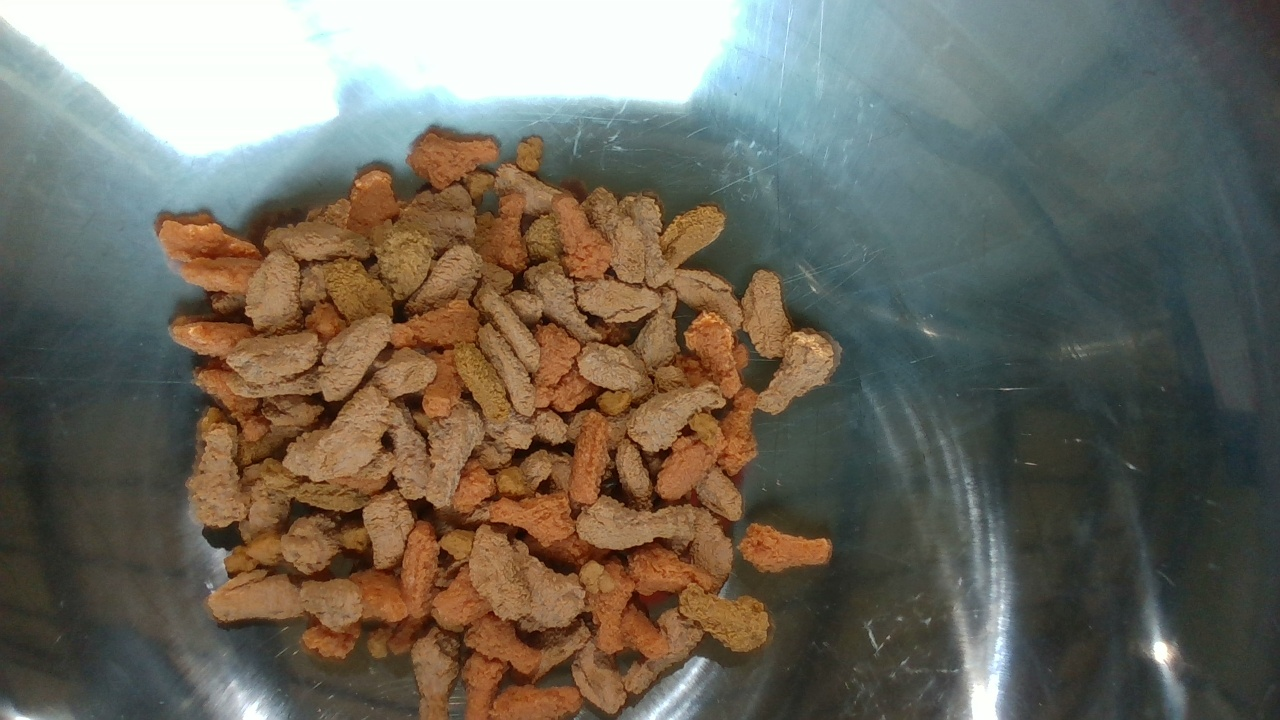
#> input picture 260204-realchicken_data/drumstick_0.jpg, 1280 x 720 px, given in place of the camera
$ python 260212_3_contourtest.py
#> lines starting #> are read from the running program, lines starting #| are printed output that depends on the picture; after the words box and inside, x2 and y2 are one past the last pixel; in counts of white or black regions, pixels touching at a corner belong together
import cv2
import numpy as np

def nothing(x):
    pass

# 제어창 생성 (감도 조절용)
cv2.namedWindow("Settings")
cv2.createTrackbar("Threshold1", "Settings", 50, 255, nothing)
cv2.createTrackbar("Threshold2", "Settings", 150, 255, nothing)

cap = cv2.VideoCapture(0)

while True:
    ret, frame = cap.read()
#> frame is the input picture: shape (720, 1280, 3); mean B, G, R 93.4, 105.2, 110
    if not ret: break

    frame = cv2.resize(frame, (640, 480))
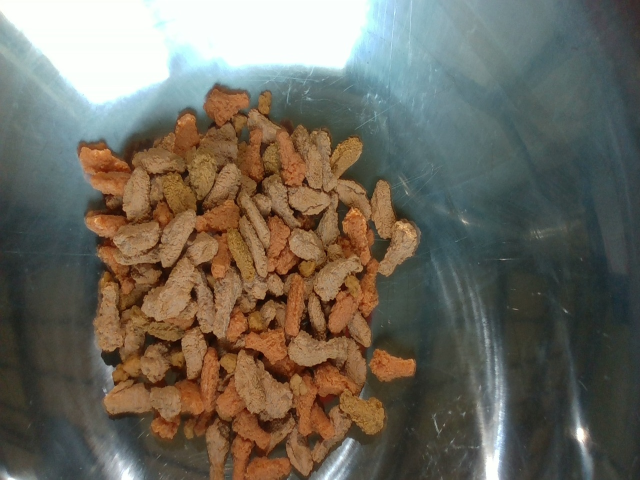
#> frame: shape (480, 640, 3); mean B, G, R 93.4, 105.2, 110
    # 1. 그레이스케일 변환 (색상 정보를 버리고 명암만 남김)
    gray = cv2.cvtColor(frame, cv2.COLOR_BGR2GRAY)
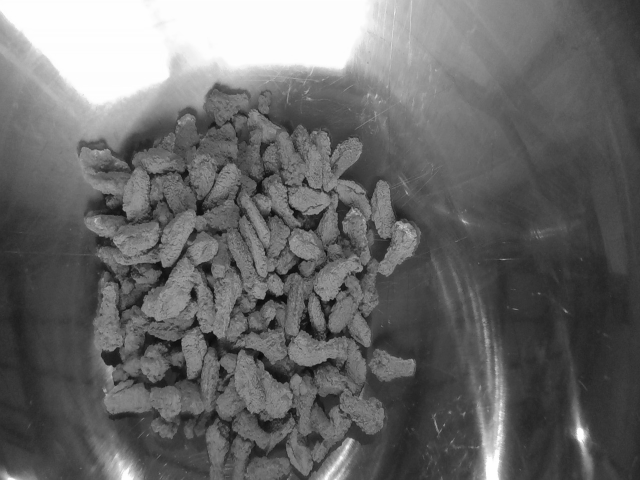
#> gray: shape (480, 640); min 11, max 255, mean 105.3

    # 2. 노이즈 제거 (외곽선을 깔끔하게 따기 위해 필수)
    blurred = cv2.GaussianBlur(gray, (5, 5), 0)

    # 3. Canny 에지 검출 (슬라이더로 감도 조절 가능)
    t1 = cv2.getTrackbarPos("Threshold1", "Settings")
    t2 = cv2.getTrackbarPos("Threshold2", "Settings")
    edged = cv2.Canny(blurred, t1, t2)
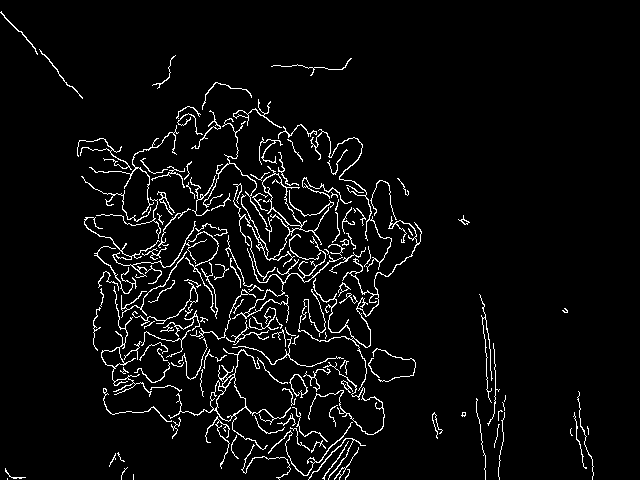
#> edged: shape (480, 640); 4.6% white in thin lines or dots

    # 4. 에지 연결 및 팽창 (끊어진 선을 붙여줌)
    kernel = np.ones((3,3), np.uint8)
    dilated = cv2.dilate(edged, kernel, iterations=1)
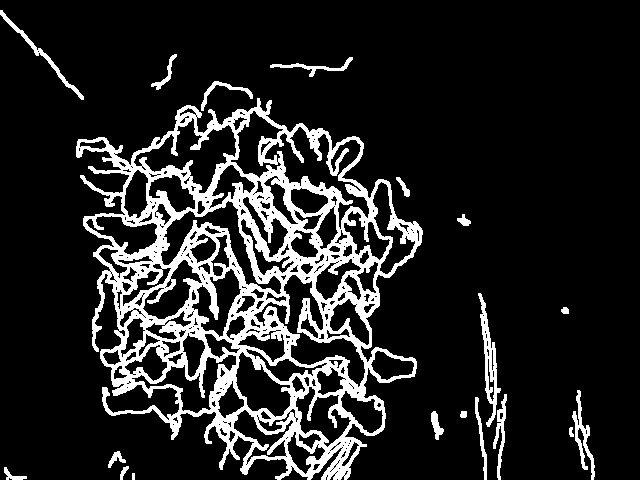
#> dilated: shape (480, 640); 14.4% white; 19 white regions

    # 5. 외곽선 찾기
    contours, _ = cv2.findContours(dilated, cv2.RETR_EXTERNAL, cv2.CHAIN_APPROX_SIMPLE)
#> contours = 19 contours, 1 with area under 20; largest, box (x1, y1, x2, y2) and area: (76, 98, 423, 480) 85018, (478, 293, 501, 427) 922, (572, 390, 595, 480) 438, (0, 10, 84, 100) 422, (493, 394, 507, 480) 328

    for cnt in contours:
        area = cv2.contourArea(cnt)
        if area > 1500: # 너무 작은 먼지는 무시
            # 초록색 외곽선 그리기
            cv2.drawContours(frame, [cnt], -1, (0, 255, 0), 2)

            # 장축 및 각도 계산
            rect = cv2.minAreaRect(cnt)
            (cx, cy), (w, h), angle = rect

            # 사각형 그리기
            box = cv2.boxPoints(rect)
            box = box.astype(int)
            cv2.drawContours(frame, [box], 0, (255, 0, 0), 2)

            # 각도 보정 및 표시
            if w < h: angle += 90
            cv2.putText(frame, f"Angle: {int(angle)}deg", (int(cx), int(cy)-20),
                        cv2.FONT_HERSHEY_SIMPLEX, 0.6, (0, 0, 255), 2)
#> this loop made 19 passes
#> (area, rect, cx, cy, w, h, angle, box) on pass 15: (85018, ((257.4, 292.2), (338.5, 387.1), -4.84), 257.4, 292.2, 338.5, 387.1, 85.16, [[105, 499], [72, 113], [409, 85], [442, 470]])
#> area on passes 2 to 7: 82.5, 42, 94, 24.5, 32.5, 157
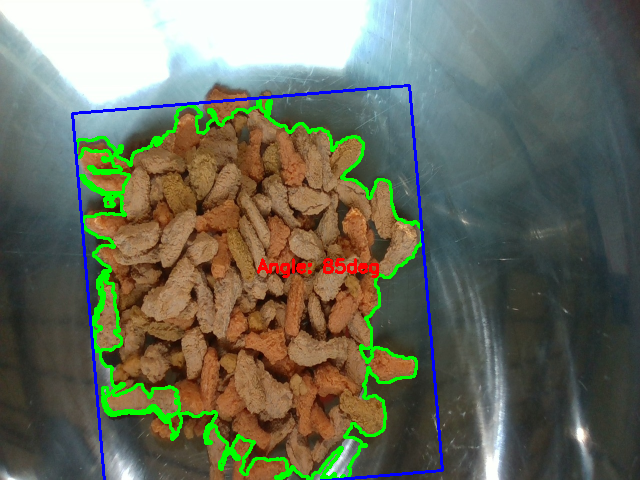
#> frame: shape (480, 640, 3); 4.66% of pixels changed, all inside (x1, y1, x2, y2) = (71, 84, 444, 480)

    cv2.imshow("Every Object Detection", frame)
    cv2.imshow("Edged (What AI sees)", dilated) # AI가 선을 어떻게 따고 있는지 확인용

    if cv2.waitKey(1) & 0xFF == 27: break
#> (key Esc is pressed here)

cap.release()
cv2.destroyAllWindows()

$ run again, on 260204-realchicken_data/drumstick_10.jpg
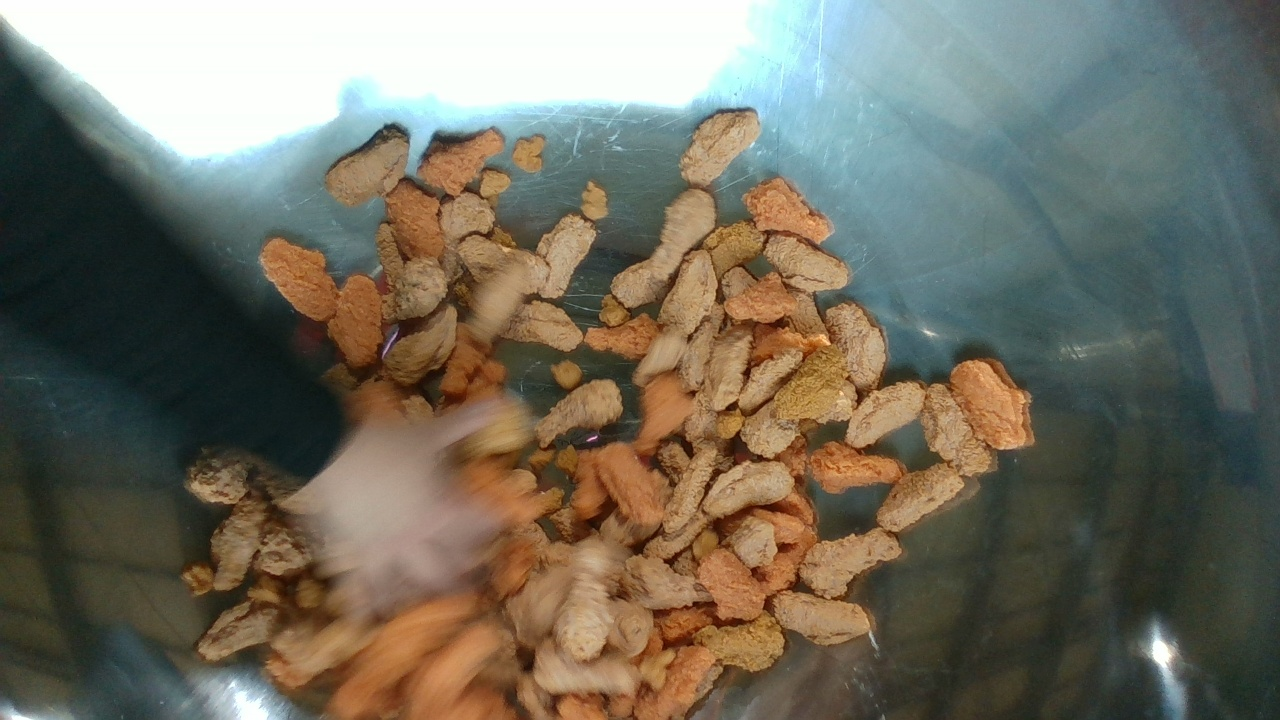
#> input picture 260204-realchicken_data/drumstick_10.jpg, 1280 x 720 px, given in place of the camera
#> frame is the input picture: shape (720, 1280, 3); mean B, G, R 96.8, 110.5, 114.3
#> `edged = cv2.Canny(blurred, t1, t2)`:
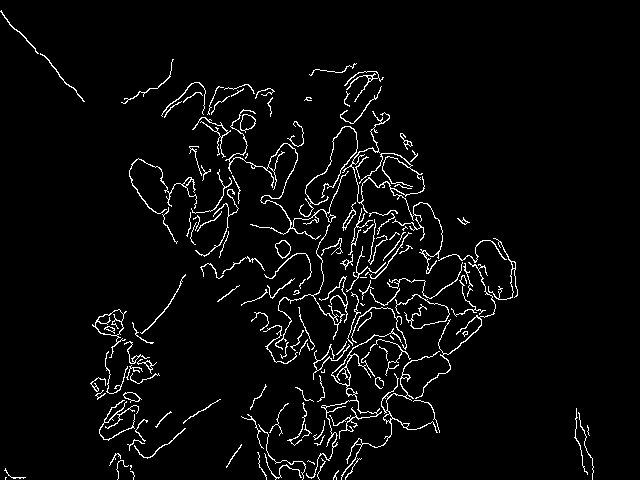
#> edged: shape (480, 640); 3.9% white in thin lines or dots
#> dilated: shape (480, 640); 12.4% white; 25 white regions
#> contours = 25 contours; largest, box (x1, y1, x2, y2) and area: (128, 81, 519, 480) 52051, (89, 308, 161, 401) 2754, (98, 391, 187, 460) 1648, (263, 239, 313, 296) 588, (343, 70, 385, 108) 482
#> the loop `for cnt in contours:` made 25 passes
#> (area, rect, cx, cy, w, h, angle, box) on passes 9, 11, 21: (1648, ((139.2, 430.1), (58.82, 75.45), -55.01), 139.2, 430.1, 58.82, 75.45, 34.99, [[153, 475], [91, 432], [125, 384], [186, 427]]), (2753.5, ((114.5, 351.3), (71.68, 79.66), -21.8), 114.5, 351.3, 71.68, 79.66, 68.2, [[96, 401], [66, 327], [133, 301], [162, 374]]), (52051, ((333.7, 248.4), (316.5, 425.2), -26.08), 333.7, 248.4, 316.5, 425.2, 63.92, [[284, 508], [98, 126], [382, -12], [569, 369]])
#> after the loop `for cnt in contours:`:
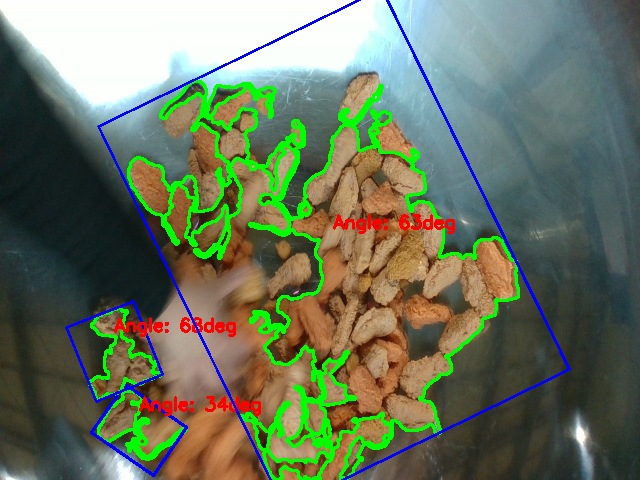
#> frame: shape (480, 640, 3); mean B, G, R 94.7, 117, 106.2

$ run again, on 260204-realchicken_data/drumstick_11.jpg
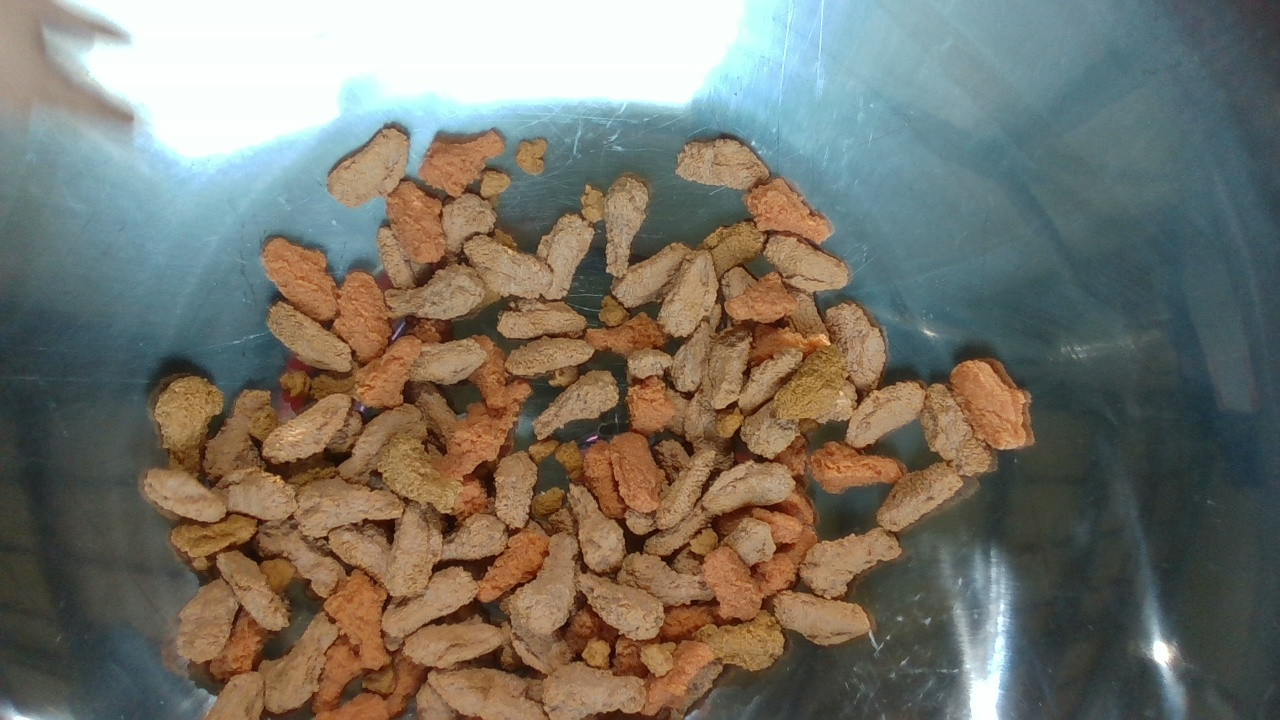
#> input picture 260204-realchicken_data/drumstick_11.jpg, 1280 x 720 px, given in place of the camera
#> frame is the input picture: shape (720, 1280, 3); mean B, G, R 105.9, 116.6, 119.3
#> `edged = cv2.Canny(blurred, t1, t2)`:
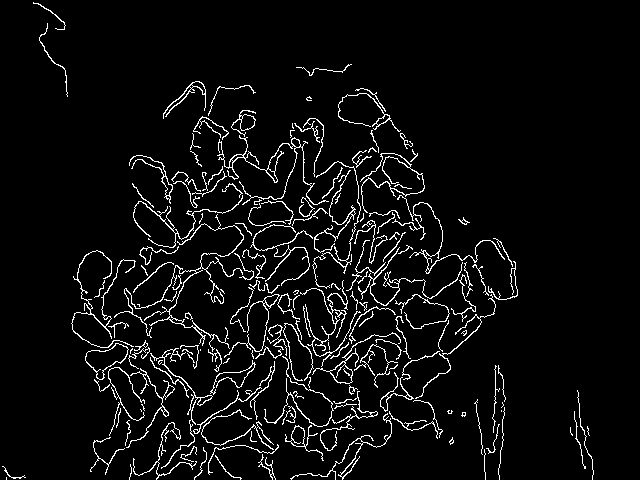
#> edged: shape (480, 640); 5.3% white in thin lines or dots
#> dilated: shape (480, 640); 16.5% white; 13 white regions
#> contours = 13 contours; largest, box (x1, y1, x2, y2) and area: (70, 84, 519, 480) 99230, (473, 364, 507, 480) 1121, (162, 80, 207, 120) 490, (569, 389, 595, 480) 450, (38, 22, 69, 98) 253
#> the loop `for cnt in contours:` made 13 passes
#> (area, rect, cx, cy, w, h, angle, box) on pass 9: (99230.5, ((294, 281.5), (395, 448), -90), 294, 281.5, 395, 448, 0, [[518, 479], [70, 479], [70, 84], [518, 84]])
#> after the loop `for cnt in contours:`:
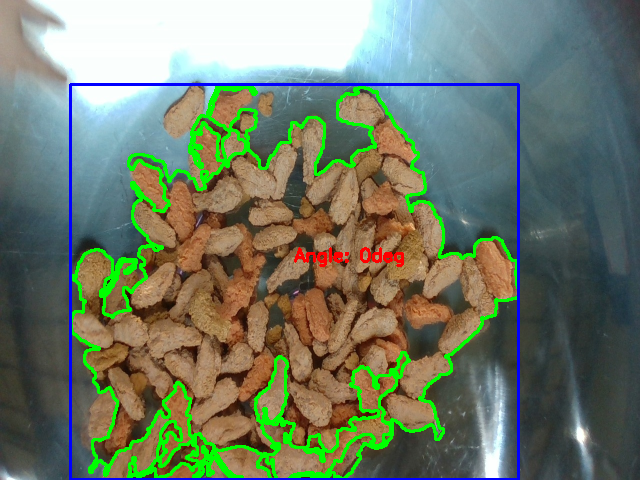
#> frame: shape (480, 640, 3); mean B, G, R 104.1, 122.9, 111.7
